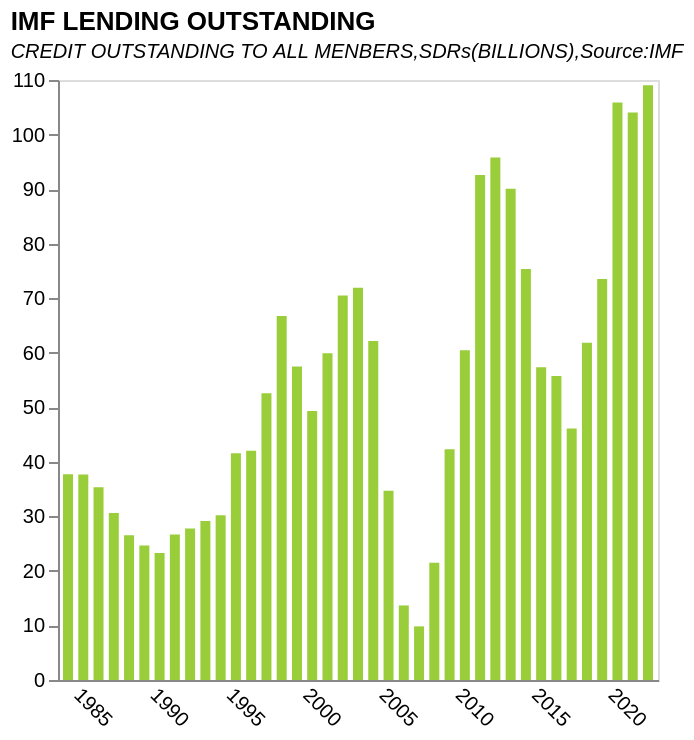

Source (Vega-Lite JSON):
### Vega-Lite specification from a JSON file in a GitHub repository (floating-point values rounded to 4 significant figures)
{"$schema": "https://vega.github.io/schema/vega-lite/v5.json", "title": {"text": "IMF LENDING OUTSTANDING", "subtitle": "CREDIT OUTSTANDING TO ALL MENBERS,SDRs(BILLIONS),Source:IMF", "subtitleFontStyle": "italic", "subtitleFontSize": 10, "anchor": "start", "color": "black"}, "data": {"values": [{"Date": "2022", "GRA Purchases": "93769635059", "PRGT 1/2/": "15254184552", "Totals": "1.09024E+11", "TOTAL_BILLION": "109.0238196", "Date2": "31-08-2022"}, {"Date": "2021", "GRA Purchases": "89474552025", "PRGT 1/2/": "14554823681", "Totals": "1.04029E+11", "TOTAL_BILLION": "104.0293757", "Date2": "31-12-2021"}, {"Date": "2020", "GRA Purchases": "93408630285", "PRGT 1/2/": "12481816684", "Totals": "1.0589E+11", "TOTAL_BILLION": "105.890447", "Date2": "31-12-2020"}, {"Date": "2019", "GRA Purchases": "66945509865", "PRGT 1/2/": "6590835450", "Totals": "73536345315", "TOTAL_BILLION": "73.53634532", "Date2": "31-12-2019"}, {"Date": "2018", "GRA Purchases": "55395611392", "PRGT 1/2/": "6426181029", "Totals": "61821792421", "TOTAL_BILLION": "61.82179242", "Date2": "31-12-2018"}, {"Date": "2017", "GRA Purchases": "39585385873", "PRGT 1/2/": "6522280669", "Totals": "46107666542", "TOTAL_BILLION": "46.10766654", "Date2": "31-12-2017"}, {"Date": "2016", "GRA Purchases": "49267630851", "PRGT 1/2/": "6482647937", "Totals": "55750278788", "TOTAL_BILLION": "55.75027879", "Date2": "31-12-2016"}, {"Date": "2015", "GRA Purchases": "50757840741", "PRGT 1/2/": "6575911158", "Totals": "57333751899", "TOTAL_BILLION": "57.3337519", "Date2": "31-12-2015"}, {"Date": "2014", "GRA Purchases": "69041563463", "PRGT 1/2/": "6292755583", "Totals": "75334319046", "TOTAL_BILLION": "75.33431905", "Date2": "31-12-2014"}, {"Date": "2013", "GRA Purchases": "83899249061", "PRGT 1/2/": "6174392682", "Totals": "90073641743", "TOTAL_BILLION": "90.07364174", "Date2": "31-12-2013"}, {"Date": "2012", "GRA Purchases": "90042348252", "PRGT 1/2/": "5766292503", "Totals": "95808640755", "TOTAL_BILLION": "95.80864076", "Date2": "31-12-2012"}, {"Date": "2011", "GRA Purchases": "87276915790", "PRGT 1/2/": "5308609594", "Totals": "92585525384", "TOTAL_BILLION": "92.58552538", "Date2": "31-12-2011"}, {"Date": "2010", "GRA Purchases": "55620104510", "PRGT 1/2/": "4819344134", "Totals": "60439448644", "TOTAL_BILLION": "60.43944864", "Date2": "31-12-2010"}, {"Date": "2009", "GRA Purchases": "37221142436", "PRGT 1/2/": "5079705286", "Totals": "42300847722", "TOTAL_BILLION": "42.30084772", "Date2": "31-12-2009"}, {"Date": "2008", "GRA Purchases": "17514964723", "PRGT 1/2/": "3972372030", "Totals": "21487336753", "TOTAL_BILLION": "21.48733675", "Date2": "31-12-2008"}, {"Date": "2007", "GRA Purchases": "6036146757", "PRGT 1/2/": "3796945581", "Totals": "9833092338", "TOTAL_BILLION": "9.833092338", "Date2": "31-12-2007"}, {"Date": "2006", "GRA Purchases": "9822640239", "PRGT 1/2/": "3844020520", "Totals": "13666660759", "TOTAL_BILLION": "13.66666076", "Date2": "31-12-2006"}, {"Date": "2005", "GRA Purchases": "28432143237", "PRGT 1/2/": "6282121668", "Totals": "34714264905", "TOTAL_BILLION": "34.71426491", "Date2": "31-12-2005"}, {"Date": "2004", "GRA Purchases": "55373766674", "PRGT 1/2/": "6766029353", "Totals": "62139796027", "TOTAL_BILLION": "62.13979603", "Date2": "31-12-2004"}, {"Date": "2003", "GRA Purchases": "65032062712", "PRGT 1/2/": "6880893268", "Totals": "71912955980", "TOTAL_BILLION": "71.91295598", "Date2": "31-12-2003"}, {"Date": "2002", "GRA Purchases": "63601058794", "PRGT 1/2/": "6868671012", "Totals": "70469729806", "TOTAL_BILLION": "70.46972981", "Date2": "31-12-2002"}, {"Date": "2001", "GRA Purchases": "53477225409", "PRGT 1/2/": "6424578684", "Totals": "59901804093", "TOTAL_BILLION": "59.90180409", "Date2": "31-12-2001"}, {"Date": "2000", "GRA Purchases": "42990531049", "PRGT 1/2/": "6331595468", "Totals": "49322126517", "TOTAL_BILLION": "49.32212652", "Date2": "31-12-2000"}, {"Date": "1999", "GRA Purchases": "51061861875", "PRGT 1/2/": "6434274362", "Totals": "57496136237", "TOTAL_BILLION": "57.49613624", "Date2": "31-12-1999"}, {"Date": "1998", "GRA Purchases": "60451017051", "PRGT 1/2/": "6288825925", "Totals": "66739842976", "TOTAL_BILLION": "66.73984298", "Date2": "31-12-1998"}, {"Date": "1997", "GRA Purchases": "46559033783", "PRGT 1/2/": "6009867422", "Totals": "52568901205", "TOTAL_BILLION": "52.56890121", "Date2": "31-12-1997"}, {"Date": "1996", "GRA Purchases": "36127472805", "PRGT 1/2/": "5881609752", "Totals": "42009082557", "TOTAL_BILLION": "42.00908256", "Date2": "31-12-1996"}, {"Date": "1995", "GRA Purchases": "35929173412", "PRGT 1/2/": "5657438528", "Totals": "41586611940", "TOTAL_BILLION": "41.58661194", "Date2": "31-12-1995"}, {"Date": "1994", "GRA Purchases": "25611676952", "PRGT 1/2/": "4599768498", "Totals": "30211445450", "TOTAL_BILLION": "30.21144545", "Date2": "31-12-1994"}, {"Date": "1993", "GRA Purchases": "25196745031", "PRGT 1/2/": "3942792899", "Totals": "29139537930", "TOTAL_BILLION": "29.13953793", "Date2": "31-12-1993"}, {"Date": "1992", "GRA Purchases": "23967172718", "PRGT 1/2/": "3804463796", "Totals": "27771636514", "TOTAL_BILLION": "27.77163651", "Date2": "31-12-1992"}, {"Date": "1991", "GRA Purchases": "23378573926", "PRGT 1/2/": "3285717796", "Totals": "26664291722", "TOTAL_BILLION": "26.66429172", "Date2": "31-12-1991"}, {"Date": "1990", "GRA Purchases": "20731851093", "PRGT 1/2/": "2571911617", "Totals": "23303762710", "TOTAL_BILLION": "23.30376271", "Date2": "31-12-1990"}, {"Date": "1989", "GRA Purchases": "22315104224", "PRGT 1/2/": "2334886562", "Totals": "24649990786", "TOTAL_BILLION": "24.64999079", "Date2": "31-12-1989"}, {"Date": "1988", "GRA Purchases": "24750004884", "PRGT 1/2/": "1773964293", "Totals": "26523969177", "TOTAL_BILLION": "26.52396918", "Date2": "31-12-1988"}, {"Date": "1987", "GRA Purchases": "28751979125", "PRGT 1/2/": "1866342930", "Totals": "30618322055", "TOTAL_BILLION": "30.61832206", "Date2": "31-12-1987"}, {"Date": "1986", "GRA Purchases": "33334905644", "PRGT 1/2/": "2013169931", "Totals": "35348075575", "TOTAL_BILLION": "35.34807558", "Date2": "31-12-1986"}, {"Date": "1985", "GRA Purchases": "35194787249", "PRGT 1/2/": "2470247948", "Totals": "37665035197", "TOTAL_BILLION": "37.6650352", "Date2": "31-12-1985"}, {"Date": "1984", "GRA Purchases": "34936772393", "PRGT 1/2/": "2769874900", "Totals": "37706647293", "TOTAL_BILLION": "37.70664729", "Date2": "31-12-1984"}], "format": {"parse": {"Date": "date"}}}, "transform": [{"calculate": "datum.Totals/1000000000", "as": "Totals"}], "height": 300, "width": 300, "mark": {"type": "bar", "color": "rgb(153,206,58)"}, "encoding": {"x": {"field": "Date", "type": "temporal", "axis": {"title": null, "grid": false, "ticks": false, "labelAngle": 45}}, "y": {"field": "Totals", "type": "quantitative", "title": "", "axis": {"grid": false}}}}
